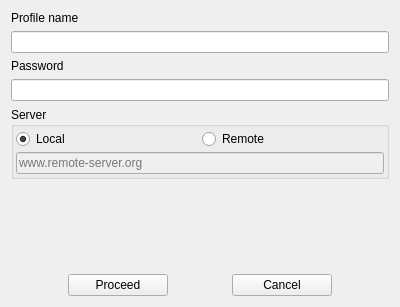
<?xml version="1.0" encoding="UTF-8"?>
<ui version="4.0">
 <class>ProfileDialog</class>
 <widget class="QWidget" name="ProfileDialog">
  <property name="geometry">
   <rect>
    <x>0</x>
    <y>0</y>
    <width>400</width>
    <height>307</height>
   </rect>
  </property>
  <property name="windowTitle">
   <string>Widget</string>
  </property>
  <layout class="QVBoxLayout" name="verticalLayout">
   <item>
    <layout class="QVBoxLayout" name="verticalLayout_2">
     <item>
      <widget class="QLabel" name="labelProfileName">
       <property name="text">
        <string>Profile name</string>
       </property>
      </widget>
     </item>
     <item>
      <widget class="QLineEdit" name="editProfileName">
       <property name="placeholderText">
        <string/>
       </property>
      </widget>
     </item>
     <item>
      <widget class="QLabel" name="labelPassword">
       <property name="text">
        <string>Password</string>
       </property>
      </widget>
     </item>
     <item>
      <widget class="QLineEdit" name="editPassword"/>
     </item>
     <item>
      <widget class="QGroupBox" name="groupBoxServer">
       <property name="sizePolicy">
        <sizepolicy hsizetype="Preferred" vsizetype="Preferred">
         <horstretch>0</horstretch>
         <verstretch>0</verstretch>
        </sizepolicy>
       </property>
       <property name="title">
        <string>Server</string>
       </property>
       <layout class="QVBoxLayout" name="verticalLayout_3">
        <property name="spacing">
         <number>3</number>
        </property>
        <property name="leftMargin">
         <number>2</number>
        </property>
        <property name="topMargin">
         <number>2</number>
        </property>
        <property name="rightMargin">
         <number>2</number>
        </property>
        <property name="bottomMargin">
         <number>2</number>
        </property>
        <item>
         <layout class="QHBoxLayout" name="hLayoutRadio">
          <item>
           <widget class="QRadioButton" name="radioLocal">
            <property name="text">
             <string>Local</string>
            </property>
            <property name="checked">
             <bool>true</bool>
            </property>
           </widget>
          </item>
          <item>
           <widget class="QRadioButton" name="radioRemote">
            <property name="text">
             <string>Remote</string>
            </property>
           </widget>
          </item>
         </layout>
        </item>
        <item>
         <widget class="QLineEdit" name="editRemoteHost">
          <property name="enabled">
           <bool>false</bool>
          </property>
          <property name="placeholderText">
           <string>www.remote-server.org</string>
          </property>
         </widget>
        </item>
       </layout>
      </widget>
     </item>
     <item>
      <spacer name="verticalSpacer">
       <property name="orientation">
        <enum>Qt::Orientation::Vertical</enum>
       </property>
       <property name="sizeHint" stdset="0">
        <size>
         <width>20</width>
         <height>40</height>
        </size>
       </property>
      </spacer>
     </item>
     <item>
      <layout class="QHBoxLayout" name="hLayoutButtons">
       <item>
        <spacer name="horizontalSpacer_2">
         <property name="orientation">
          <enum>Qt::Orientation::Horizontal</enum>
         </property>
         <property name="sizeHint" stdset="0">
          <size>
           <width>40</width>
           <height>20</height>
          </size>
         </property>
        </spacer>
       </item>
       <item>
        <widget class="QPushButton" name="buttonProceed">
         <property name="minimumSize">
          <size>
           <width>100</width>
           <height>0</height>
          </size>
         </property>
         <property name="text">
          <string>Proceed</string>
         </property>
        </widget>
       </item>
       <item>
        <spacer name="horizontalSpacer">
         <property name="orientation">
          <enum>Qt::Orientation::Horizontal</enum>
         </property>
         <property name="sizeHint" stdset="0">
          <size>
           <width>40</width>
           <height>20</height>
          </size>
         </property>
        </spacer>
       </item>
       <item>
        <widget class="QPushButton" name="buttonCancel">
         <property name="minimumSize">
          <size>
           <width>100</width>
           <height>0</height>
          </size>
         </property>
         <property name="text">
          <string>Cancel</string>
         </property>
        </widget>
       </item>
       <item>
        <spacer name="horizontalSpacer_3">
         <property name="orientation">
          <enum>Qt::Orientation::Horizontal</enum>
         </property>
         <property name="sizeHint" stdset="0">
          <size>
           <width>40</width>
           <height>20</height>
          </size>
         </property>
        </spacer>
       </item>
      </layout>
     </item>
    </layout>
   </item>
  </layout>
 </widget>
 <resources/>
 <connections/>
</ui>
